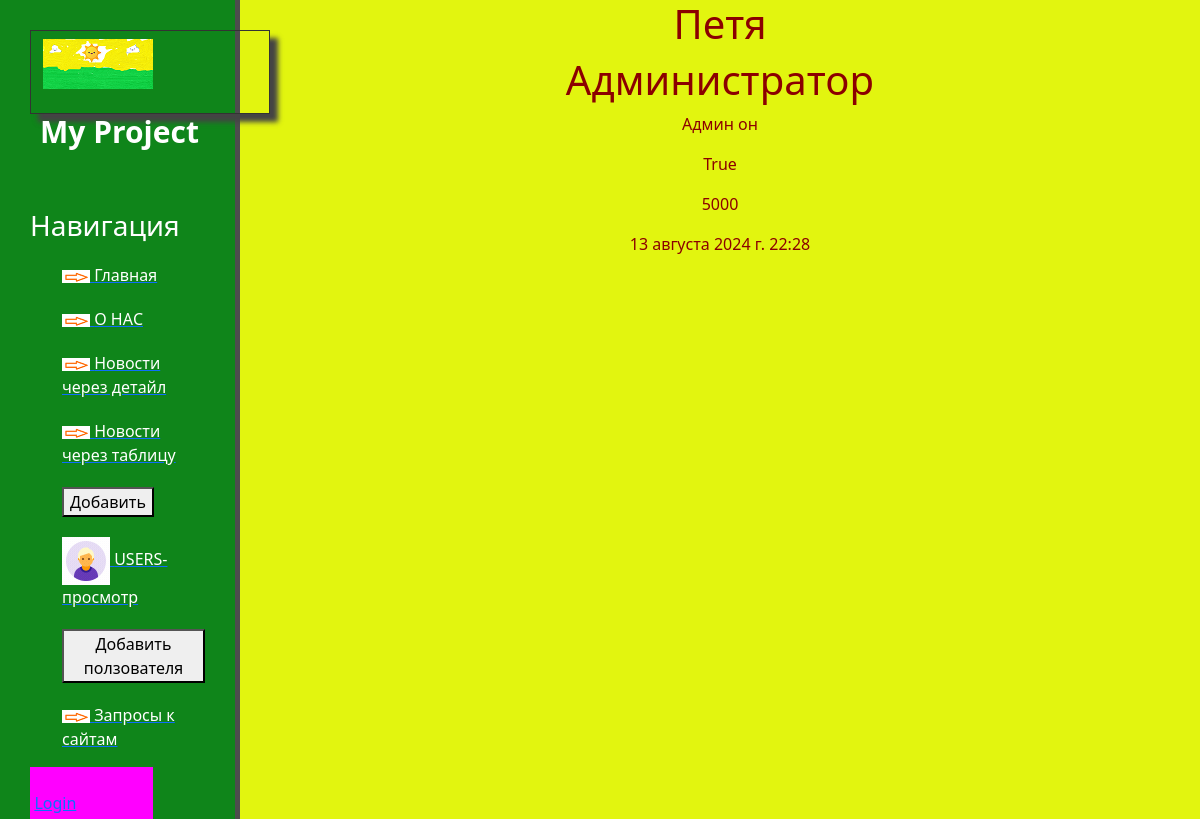
Page /us/1 on the committed database.
### usvers/models.py (models this page shows, shortened)
class BDUsvers(models.Model):
    name = models.CharField('Название', max_length=50, default='Название')
    rol = models.ForeignKey(BDROL, on_delete=models.SET_NULL, null=True)
    full_text = models.TextField('Описание')
    activ = models.BooleanField('Активный')
    kesh = models.IntegerField('Наличность')
    date = models.DateTimeField(default=timezone.now)
    infa = models.FileField(upload_to='doc/', null=True, blank=True)
    cover = models.ImageField(upload_to='images/', null=True, blank=True)
    class Meta:
        verbose_name='Пользователь'
        verbose_name_plural='Пользователи'

class BDROL(models.Model):
    name = models.CharField('Название', max_length=50)
    def __str__(self):
        return self.name
    class Meta:
        verbose_name='Роль'
        verbose_name_plural='Роли'

### usvers/views.py (the view)
# urls.py: path('<int:pk>', views.UsversDetailView.as_view(), name='usvers_detail'),
class UsversDetailView(DetailView):
    model=BDUsvers
    template_name = 'usvers/detail_views_usvers.html'
    context_object_name = 'US_article'

### usvers/templates/usvers/detail_views_usvers.html (shortened to what this page needs)
{% extends 'main/layout.html' %}
{% block content %}
      <div class="features_2">
          <h1>{{ US_article.name }}</h1>
          <h1>{{ US_article.rol }}</h1>
          <p>{{ US_article.full_text }}</p>
          <p>{{ US_article.activ }}</p>
          <p>{{ US_article.kesh }}</p>
          <p>{{ US_article.date }}</p>
      </div>
{% endblock %}

### main/templates/main/layout.html (shortened to what this page needs)
{% load static %}
<html xmlns="http://www.w3.org/1999/html">
<head>
    <link rel="stylesheet" href="https://cdn.jsdelivr.net/npm/bootstrap@5.3.2/dist/css/bootstrap.min.css">
    <link rel="stylesheet" href="{% static 'main/css/main.css' %}" >
</head>
<body>
   <aside>
       <div class="logoPict">
           <p><img src="{% static 'main/img/necture.png' %}" alt="лого"></p>
       </div>
       <span class="logo">My Project</span>
       <h3>Навигация</h3>
       <ul>
           <a href="{% url 'home' %}"><li> <img src="{% static 'main/img/V1.png' %}"> Главная </li> </a>
           <a href="{% url 'about' %}"><li> <img src="{% static 'main/img/V1.png' %}"> О НАС</li> </a>
           <a href="{% url 'news_home' %}"><li> <img src="{% static 'main/img/V1.png' %}"> Новости через детайл </li> </a>
           <a href="{% url 'news_home_tables' %}"><li> <img src="{% static 'main/img/V1.png' %}"> Новости через таблицу</li> </a>
           <a href="{% url 'create' %}"><li> <button> Добавить </button> </li> </a>
           <a href="{% url 'usvers_home' %}"><li> <img src="{% static 'main/img/usver_Icon.gif' %}"> USERS-просмотр</li> </a>
           <a href="{% url 'usvers_create' %}"><li> <button> Добавить ползователя </button> </li> </a>
           <a href="{% url 'requests_get' %}"><li> <img src="{% static 'main/img/V1.png' %}"> Запросы к сайтам</li> </a>
       </ul>
       <ul class="sidebar-nav">
            {% if user.is_authenticated %}
                <li>User: {{ user.get_username }}</li>
                <li><a href="{% url 'logout'%}?next={{request.path}}">Logout</a></li>
           {% else %}
                 <li><a href="{% url 'login'%}?next={{request.path}}">Login</a></li>
           {% endif %}
        </ul>
   </aside>
    <main>
  {% block content %}
  {% endblock %}
    </main>
</body>
</html>

### main/static/main/css/main.css (style rules this page uses)
body { background: #e2f50f; }
aside { float:left; background: #0f851a; width: 20%; padding: 2.5%; height: 100%; color: #0f851a; border-right: 5px solid #4d4d4d; }
aside .logoPict { width: 15em; border: 1px solid #333; box-shadow: 8px 8px 5px #444; padding: 8px 12px; }
aside .logo { width: 80px ; font-size: 30px; margin-left: 10px; font-weight: bold; position: relative; Top: -5px; color: #fff; }
aside h3 { margin-top: 50px; font-size: 28px; color: #fff; }
aside ul { list-style: none }
aside ul li { color: #fff; display: block; margin-top: 20px; transition: transform .6s ease; }
main h1 { color: #8B0000; text-align: center; }
main p { color: #8B0000; text-align: center; }
.sidebar-nav { border-collapse: collapse; width: 70%; padding: 2.5%; background: #ff00ff; }

### rows in the picture
BDUsvers: rol "Администратор", full_text "Админ он", activ "True", kesh "5000", date "13 августа 2024 г. 22:28"
